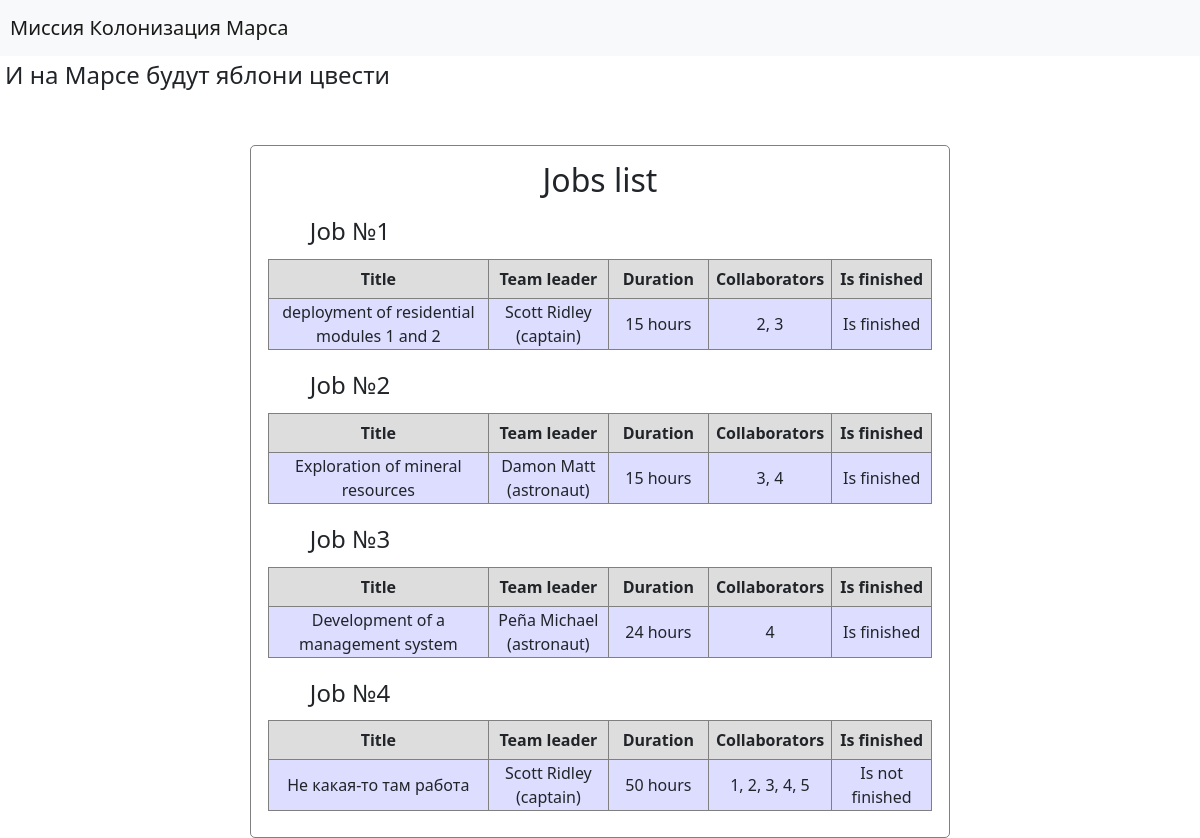
Page /jobs on the committed database.
### data/jobs.py (models this page shows, shortened)
class Jobs(SqlAlchemyBase, SerializerMixin):
    __tablename__ = 'jobs'
    id = Column(sqlalchemy.Integer, primary_key=True, autoincrement=True)
    team_leader = Column(sqlalchemy.Integer, sqlalchemy.ForeignKey("users.id"))
    job = Column(sqlalchemy.String)
    work_size = Column(sqlalchemy.Integer)
    collaborators = Column(sqlalchemy.String)
    start_date = Column(sqlalchemy.DateTime, default=datetime.now)
    end_date = Column(sqlalchemy.DateTime, default=lambda: datetime.now() + timedelta(days=1))
    is_finished = Column(sqlalchemy.Boolean, default=False)
    def values(self, session):
        leader = session.query(User).filter(User.id == self.team_leader)[0]
        leader = leader.surname + ' ' + leader.name + ' (' + leader.position + ')'
        work_size = str(self.work_size) + [' hours', ' hour'][self.work_size == 1]
        is_finished = ["Is not finished", "Is finished"][self.is_finished]
        return [self.job, leader, work_size, self.collaborators, is_finished][:]

### main.py (the view)
@app.route('/jobs')
def job_list():    # http://127.0.0.1:5000/jobs
    session = create_session()
    titles = ['Title', 'Team leader', 'Duration', 'Collaborators', 'Is finished']
    jobs = [job.values(session) for job in session.query(Jobs).all()]
    sizes = [220, 120, 100, 50, 100]
    return render_template('list_view.html', table_title='Jobs list',
                           title='Список работ', column_sizes=sizes, titles=titles, list=jobs)

### data/db_session.py (called while the page is built)
def create_session() -> Session:
    global __factory
    return __factory()

### templates/list_view.html (shortened to what this page needs)
{% extends "base.html" %}
{% block content %}
<form class="list">
    <h2>{{ table_title }}</h2>
    {% for item in list %}
    <div>
        <h4>Job №{{ loop.index }}</h4>
        <table>
            <tr>
                {% for i in titles %}
                    <th width="{{ column_sizes[ loop.index0 ] }}"> {{ i }} </th>
                {% endfor %}
            </tr>
            <tr>
                {% for i in item %}
                    <td width="{{ column_sizes[ loop.index0 ] }}"> {{ i }} </td>
                {% endfor %}
            </tr>
        </table>
    </div>
    {% endfor %}
</form>
{% endblock %}

### templates/base.html (shortened to what this page needs)
<!DOCTYPE html>
<html lang="en">
    <head>
        <link rel="stylesheet"
        href="https://cdn.jsdelivr.net/npm/bootstrap@5.0.0-beta1/dist/css/bootstrap.min.css"
>
        <link rel="stylesheet" type="text/css" href="/static/css/style.css"/>
    </head>
    <body>
        <header>
            <nav class="navbar navbar-light bg-light">
                <a class="navbar-brand" href="/">Миссия Колонизация Марса</a>
            </nav>
            <h4> И на Марсе будут яблони цвести</h4>
        </header>
        {% block content %}{% endblock %}
    </body>
</html>

### static/css/style.css (style rules this page uses)
form.list { margin-top: 50px; margin-left: auto; margin-right: auto; width: 700px; background-color: #ffffff; padding: 10px; text-align: center; border: 1px solid gray; border-radius: 5px; }
nav { background-color: #eeeefe; }
a { margin-left: 10px; }
h2 { padding: 5px; }
h4 { margin-right: 500px; padding: 5px; }
table { margin-left: auto; margin-right: auto; border: 1px solid gray; width: auto; }
th { border: 1px solid gray; background-color: #dddddd; padding: 7px; border-left: 25px; text-align: center; }
td { border: 1px solid gray; background-color: #ddddff; max-width: 300px; }

### rows in the picture
Jobs: {{ column_sizes[ loop.index0 ] }} 220 (drawn), titles "Title" "Team leader" "Duration" "Collaborators" "Is finished", {{ column_sizes[ loop.index0 ] }} 120 (drawn), {{ column_sizes[ loop.index0 ] }} 100 (drawn), {{ column_sizes[ loop.index0 ] }} 50 (drawn), job "deployment of residential modules 1 and 2", item "Scott Ridley (captain)" "15 hours" "Is finished", collaborators "2, 3"
Jobs: {{ column_sizes[ loop.index0 ] }} 220 (drawn), titles "Title" "Team leader" "Duration" "Collaborators" "Is finished", {{ column_sizes[ loop.index0 ] }} 120 (drawn), {{ column_sizes[ loop.index0 ] }} 100 (drawn), {{ column_sizes[ loop.index0 ] }} 50 (drawn), job "Exploration of mineral resources", item "Damon Matt (astronaut)" "15 hours" "Is finished", collaborators "3, 4"
Jobs: {{ column_sizes[ loop.index0 ] }} 220 (drawn), titles "Title" "Team leader" "Duration" "Collaborators" "Is finished", {{ column_sizes[ loop.index0 ] }} 120 (drawn), {{ column_sizes[ loop.index0 ] }} 100 (drawn), {{ column_sizes[ loop.index0 ] }} 50 (drawn), job "Development of a management system", item "Peña Michael (astronaut)" "24 hours" "4" "Is finished"
Jobs: {{ column_sizes[ loop.index0 ] }} 220 (drawn), titles "Title" "Team leader" "Duration" "Collaborators" "Is finished", {{ column_sizes[ loop.index0 ] }} 120 (drawn), {{ column_sizes[ loop.index0 ] }} 100 (drawn), {{ column_sizes[ loop.index0 ] }} 50 (drawn), job "Не какая-то там работа", item "Scott Ridley (captain)" "50 hours" "Is not finished", collaborators "1, 2, 3, 4, 5"

### other values in the picture
{{ table_title }} "Jobs list"
